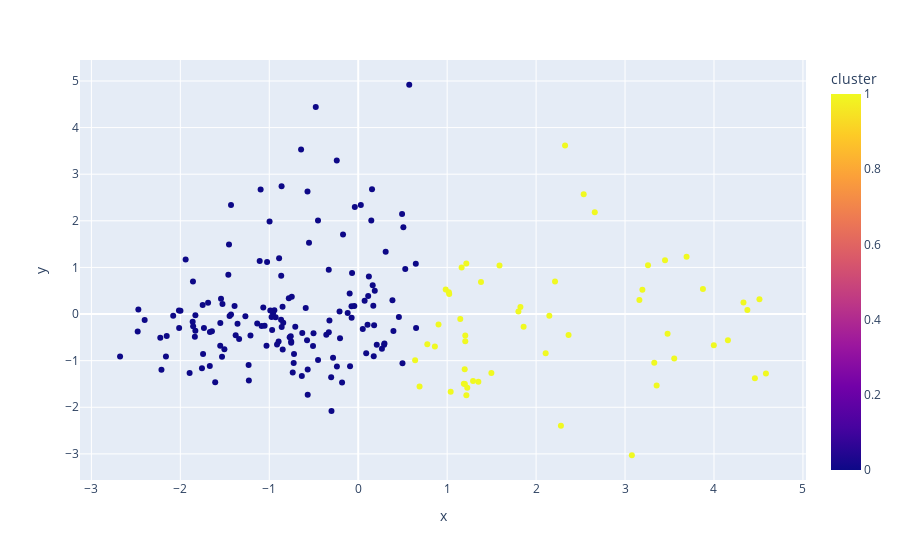

Notebook code cell kept with this figure:
### Code cell
pca_pipeline3 = Pipeline([('scaler', StandardScaler()), ('PCA', PCA(n_components=2))])
song_embedding3 = pca_pipeline3.fit_transform(X_shower)
projection3 = pd.DataFrame(columns=['x', 'y'], data=song_embedding3)
projection3['title'] = df_shower['track_name']
projection3['artist'] = df_shower['artist_name']
projection3['cluster'] = df_shower['cluster']
fig3 = px.scatter(projection3, x='x', y='y', color='cluster', hover_data=['x', 'y', 'title', 'artist'])
fig3.show()

### Figure 1 — Plotly figure (JSON) as saved in the notebook; plotly's stock layout.template omitted (floating-point values rounded to 4 significant figures; data arrays with more than 128 entries replaced by an {"elided": "..."} marker saying what was removed)
{"data": [{"customdata": {"elided": "200x2 str values"}, "hovertemplate": "x=%{x}<br>y=%{y}<br>title=%{customdata[0]}<br>artist=%{customdata[1]}<br>cluster=%{marker.color}<extra></extra>", "legendgroup": "", "marker": {"color": {"elided": "200 int values"}, "coloraxis": "coloraxis", "symbol": "circle"}, "mode": "markers", "name": "", "orientation": "v", "showlegend": false, "type": "scatter", "x": {"elided": "200 float values"}, "xaxis": "x", "y": {"elided": "200 float values"}, "yaxis": "y"}], "layout": {"coloraxis": {"colorbar": {"title": {"text": "cluster"}}, "colorscale": [[0, "#0d0887"], [0.1111, "#46039f"], [0.2222, "#7201a8"], [0.3333, "#9c179e"], [0.4444, "#bd3786"], [0.5556, "#d8576b"], [0.6667, "#ed7953"], [0.7778, "#fb9f3a"], [0.8889, "#fdca26"], [1, "#f0f921"]]}, "legend": {"tracegroupgap": 0}, "margin": {"t": 60}, "xaxis": {"anchor": "y", "domain": [0, 1], "title": {"text": "x"}}, "yaxis": {"anchor": "x", "domain": [0, 1], "title": {"text": "y"}}}}
